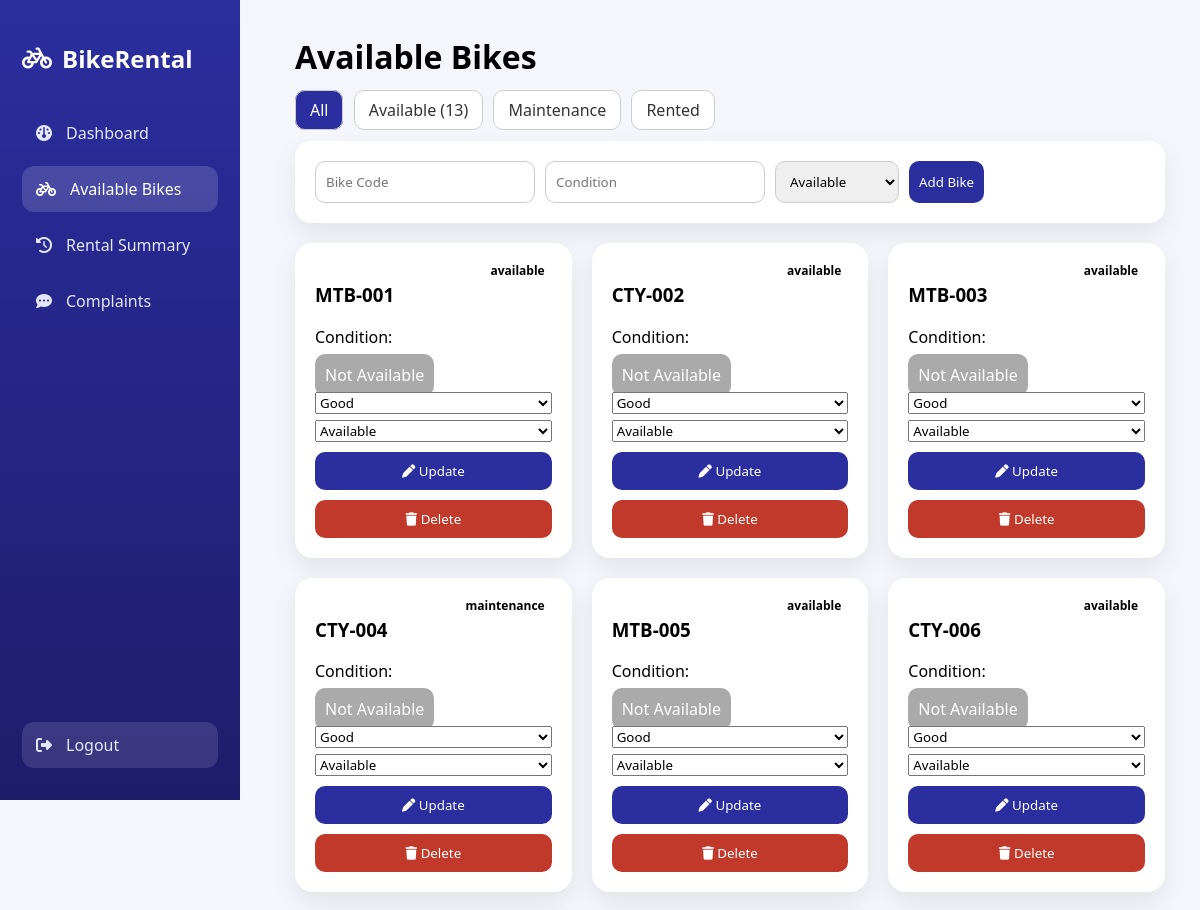
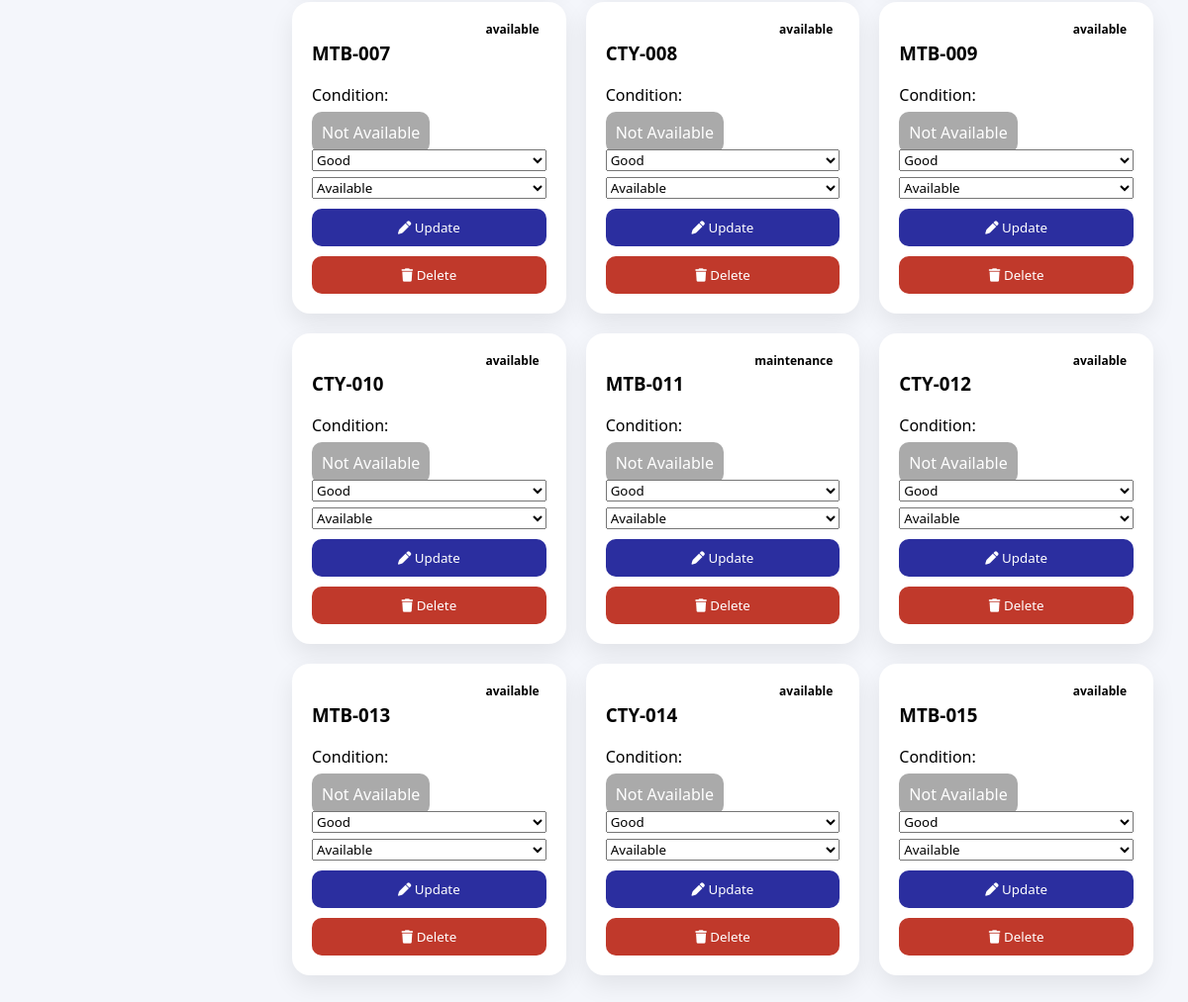
The app's page /bike_admin/bikes.php with its own data (2 pictures, top to bottom).
### tables this page shows
CREATE TABLE `bikes` (
    `bike_id` INT(11) NOT NULL AUTO_INCREMENT,
    `bike_code` VARCHAR(30) NOT NULL,
    `bike_name` VARCHAR(80) NOT NULL,
    `bike_type` ENUM('mountain', 'city', 'other') NOT NULL DEFAULT 'other',
    `status` ENUM('available', 'rented', 'maintenance', 'pending') NOT NULL DEFAULT 'available',
    `location` VARCHAR(100) NOT NULL DEFAULT 'Main Bike Area',
    `last_maintained_date` DATE DEFAULT NULL,
    `created_at` TIMESTAMP NOT NULL DEFAULT CURRENT_TIMESTAMP,
    PRIMARY KEY (`bike_id`),
    UNIQUE KEY `bike_code` (`bike_code`)
);

### bike_admin/bikes.php (the view, shortened to what this page needs)
<?php
include 'db.php';
$filter = $_GET['filter'] ?? 'all';
$where = "";
$bikes = mysqli_query($conn,"SELECT * FROM bikes $where");
$available = mysqli_fetch_assoc(mysqli_query($conn,"SELECT COUNT(*) c FROM bikes WHERE status='Available'"))['c'];
?>
<!DOCTYPE html>
<html>
<head>
<link rel="stylesheet" href="https://cdnjs.cloudflare.com/ajax/libs/font-awesome/6.5.0/css/all.min.css">
</head>
<body>
<div class="sidebar">
    <h2><i class="fa-solid fa-bicycle"></i> BikeRental</h2>
    <a href="dashboard.php"><i class="fa-solid fa-gauge"></i> Dashboard</a>
    <a href="bikes.php" class="active"><i class="fa-solid fa-bicycle"></i> Available Bikes</a>
    <a href="rental_summary.php"><i class="fa-solid fa-clock-rotate-left"></i> Rental Summary</a>
    <a href="complaints.php"><i class="fa-solid fa-comment-dots"></i> Complaints</a>
    <a href="logout.php" class="logout"><i class="fa-solid fa-right-from-bracket"></i> Logout</a>
</div>
<div class="main">
<h1>Available Bikes</h1>
<div class="filters">
    <a href="?filter=all" class="<?= $filter=='all'?'active':'' ?>">All</a>
    <a href="?filter=available" class="<?= $filter=='available'?'active':'' ?>">Available (<?= $available ?>)</a>
    <a href="?filter=maintenance" class="<?= $filter=='maintenance'?'active':'' ?>">Maintenance</a>
    <a href="?filter=rented" class="<?= $filter=='rented'?'active':'' ?>">Rented</a>
</div>
<form class="form-box" method="POST">
    <input name="bike_code" placeholder="Bike Code" required>
    <input name="condition" placeholder="Condition" required>
    <select name="status">
        <option>Available</option>
    </select>
    <button name="add_bike">Add Bike</button>
</form>
<div class="grid">
<?php while($row=mysqli_fetch_assoc($bikes)){ ?>
<div class="card">
<span class="status <?= $row['status'] ?>"><?= $row['status'] ?></span>
<h3><?= $row['bike_code'] ?></h3>
<p>Condition: <strong><?= $row['condition'] ?></strong></p>
<?php if($row['status']=="Available"){ ?>
<button class="rent-btn" onclick="openRentModal(<?= $row['bike_id'] ?>,'<?= $row['bike_code'] ?>')">
    Rent Now
</button>
<?php } else { ?>
<span class="rent-btn disabled">Not Available</span>
<?php } ?>
<form method="POST">
<select name="condition" style="width:100%;margin-top:6px">
<option <?= $row['condition']=="Good"?'selected':'' ?>>Good</option>
</select>
<select name="status" style="width:100%;margin-top:6px">
<option <?= $row['status']=="Available"?'selected':'' ?>>Available</option>
</select>
<button name="update_bike" class="rent-btn">
    <i class="fa-solid fa-pen"></i> Update
</button>
<button name="delete_bike" class="rent-btn delete-btn"
onclick="return confirm('Delete this bike permanently?')">
    <i class="fa-solid fa-trash"></i> Delete
</button>
</form>
</div>
<?php } ?>
</div>
</div>
</body>
</html>

### bike_admin/bikes.php (style rules this page uses)
* { box-sizing:border-box;font-family:'Segoe UI',sans-serif }
body { margin:0;background:#f4f6fb;display:flex }
.sidebar { width:240px; background:linear-gradient(180deg,#2b2e9f,#1f1c6b); height:100vh; padding:22px; position:fixed; display:flex; flex-direction:column; color:#fff; }
.sidebar h2 { display:flex; align-items:center; gap:10px; margin-bottom:35px; }
.sidebar a { display:flex; align-items:center; gap:14px; color:#e5e7ff; text-decoration:none; padding:12px 14px; border-radius:12px; margin-bottom:10px; transition:.25s; }
.sidebar a:hover, .sidebar a.active { background:rgba(255,255,255,.15); color:#fff; }
.logout { margin-top:auto;background:rgba(255,255,255,.12) }
.main { margin-left:260px; padding:35px; width:calc(100% - 260px); }
h1 { margin-top:0 }
.filters { margin-bottom:20px }
.filters a { padding:8px 14px; border-radius:10px; background:#fff; border:1px solid #ccc; margin-right:6px; text-decoration:none; color:#333; }
.filters a.active { background:#2b2e9f; color:#fff; }
.form-box { display:flex; gap:10px; background:#fff; padding:20px; border-radius:16px; margin-bottom:20px; box-shadow:0 10px 25px rgba(0,0,0,.08); }
.form-box input, .form-box select, .form-box button { padding:10px; border-radius:10px; border:1px solid #ccc; }
.form-box button { background:#2b2e9f; color:#fff; border:none; cursor:pointer; }
.grid { display:grid; grid-template-columns:repeat(auto-fill,minmax(240px,1fr)); gap:20px; }
.card { background:#fff; padding:20px; border-radius:18px; position:relative; box-shadow:0 10px 25px rgba(0,0,0,.08); transition:.25s; }
.status { position:absolute; top:15px; right:15px; padding:4px 12px; border-radius:20px; font-size:12px; font-weight:bold; }
.rent-btn { margin-top:10px; padding:10px; background:#2b2e9f; color:#fff; border:none; border-radius:10px; cursor:pointer; width:100%; }
.rent-btn.disabled { background:#aaa; pointer-events:none; }
.delete-btn { background:#c0392b; }

### records on screen
bikes: status "available", bike_code "MTB-001", shows "Not Available"
bikes: status "available", bike_code "CTY-002", shows "Not Available"
bikes: status "available", bike_code "MTB-003", shows "Not Available"
bikes: status "maintenance", bike_code "CTY-004", shows "Not Available"
bikes: status "available", bike_code "MTB-005", shows "Not Available"
bikes: status "available", bike_code "CTY-006", shows "Not Available"
bikes: status "available", bike_code "MTB-007", shows "Not Available"
bikes: status "available", bike_code "CTY-008", shows "Not Available"
bikes: status "available", bike_code "MTB-009", shows "Not Available"
bikes: status "available", bike_code "CTY-010", shows "Not Available"
bikes: status "maintenance", bike_code "MTB-011", shows "Not Available"
bikes: status "available", bike_code "CTY-012", shows "Not Available"
bikes: status "available", bike_code "MTB-013", shows "Not Available"
bikes: status "available", bike_code "CTY-014", shows "Not Available"
bikes: status "available", bike_code "MTB-015", shows "Not Available"

### other values on screen
$available "13"
